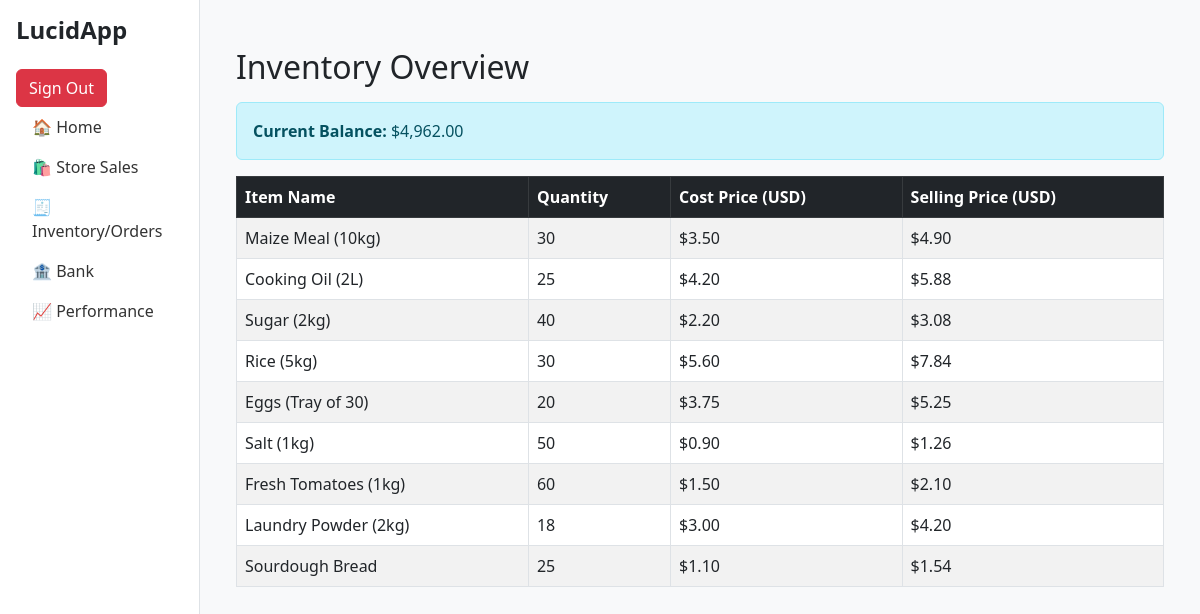
Before: /orders/view-inventory (signed in) with the older database file.
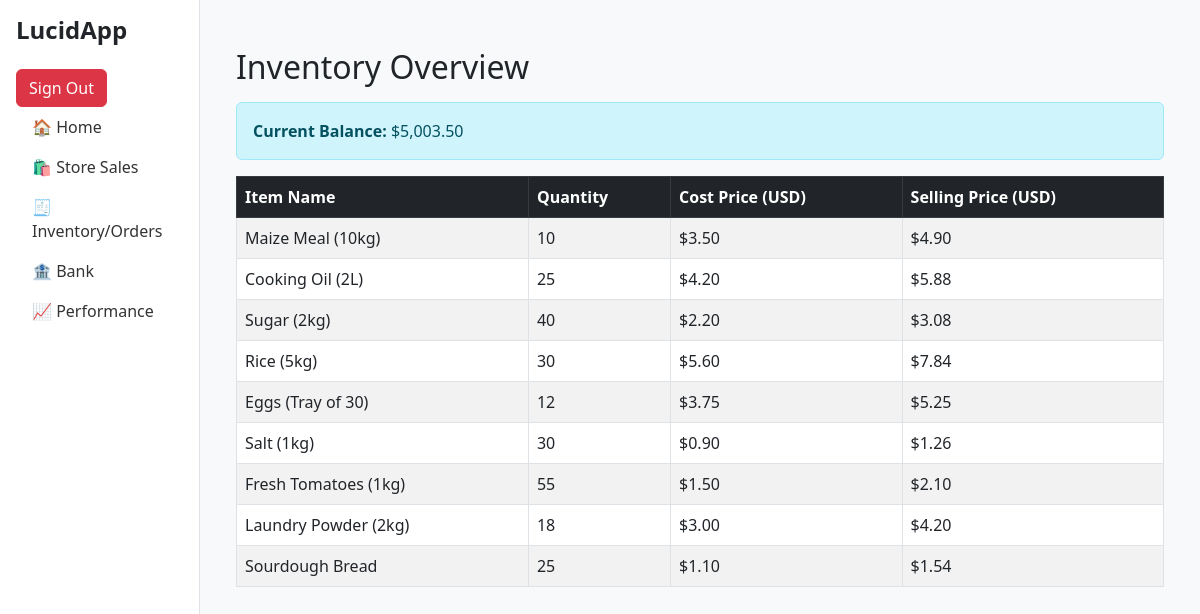
After: the same page with the newer database file.
### bank/models.py (models this page shows, shortened)
class BankTransaction(models.Model):
    date = models.DateTimeField(default=now)
    description = models.CharField(max_length=255, blank=False, null=False)
    debit = models.DecimalField(
        max_digits=10,
        decimal_places=2,
        blank=False,
        null=False
    )
    credit = models.DecimalField(
        max_digits=10,
        decimal_places=2,
        blank=True,
        null=False,
        default=0,
    )
    balance = models.DecimalField(
        max_digits=10,
        decimal_places=2,
        blank=True,
        null=False,
        default=0,
    )
    notes = models.TextField(
        blank=True,
        null=True,
    )

### sales/models.py (models this page shows, shortened)
class Inventory(models.Model):
    name = models.CharField(
        max_length=255,
        blank=False,
        null=False,
        help_text="The name of the item in inventory"
    )
    quantity = models.PositiveIntegerField(
        blank=False,
        null=False,
        help_text="The number of items in stock"
    )
    cost_price = models.DecimalField(
        max_digits=10,
        decimal_places=2,
        blank=False,
        null=False,
        help_text="The cost price of the item in USD"
    )
    selling_price = models.DecimalField(
        max_digits=10,
        decimal_places=2,
        blank=True,
        null=False,
        help_text="The selling price of the item in USD"
    )
    class Meta:
        verbose_name = "Inventory Item"
        verbose_name_plural = "Inventory Items"

### orders/views.py (the view)
# urls.py: path('view-inventory', views.view_inventory, name='view_inventory'),
@login_required
def view_inventory(request):
    inventory_items = Inventory.objects.all()
    context = {
        'inventory_items': inventory_items,
        'current_balance': get_current_balance(),
    }
    return render(request, 'orders/view_inventory.html', context)

### orders/views.py (called while the page is built)
def get_current_balance():
    last_entry = BankTransaction.objects.order_by('-date').first()
    if last_entry:
        current_balance = last_entry.balance
    else:
        current_balance = 0  # Default value if no entries exist
    return current_balance

### templates/orders/view_inventory.html
{% extends 'base.html' %}
{% load static %}
{% load humanize %}
{% block content %}
<div class="container mt-4">
    <h2 class="mb-3">Inventory Overview</h2>
    <div class="alert alert-info">
        <strong>Current Balance:</strong> ${{ current_balance|intcomma }}
    </div>
    {% if inventory_items %}
        <table class="table table-striped table-bordered align-middle">
            <thead class="table-dark">
                <tr>
                    <th>Item Name</th>
                    <th>Quantity</th>
                    <th>Cost Price (USD)</th>
                    <th>Selling Price (USD)</th>
                </tr>
            </thead>
            <tbody>
                {% for item in inventory_items %}
                    <tr>
                        <td>{{ item.name }}</td>
                        <td>{{ item.quantity }}</td>
                        <td>${{ item.cost_price|intcomma }}</td>
                        <td>${{ item.selling_price|intcomma }}</td>
                    </tr>
                {% endfor %}
            </tbody>
        </table>
    {% else %}
        <p class="text-muted">No inventory items found.</p>
    {% endif %}
</div>
{% endblock %}

Changed rows visible on the page:
no longer on this page (row unchanged): BankTransaction: balance "4,962.00"
added BankTransaction: balance "5,003.50"
changed Inventory "Maize Meal (10kg)": quantity "30" → "10"
changed Inventory "Eggs (Tray of 30)": quantity "20" → "12"
changed Inventory "Salt (1kg)": quantity "50" → "30"
changed Inventory "Fresh Tomatoes (1kg)": quantity "60" → "55"
